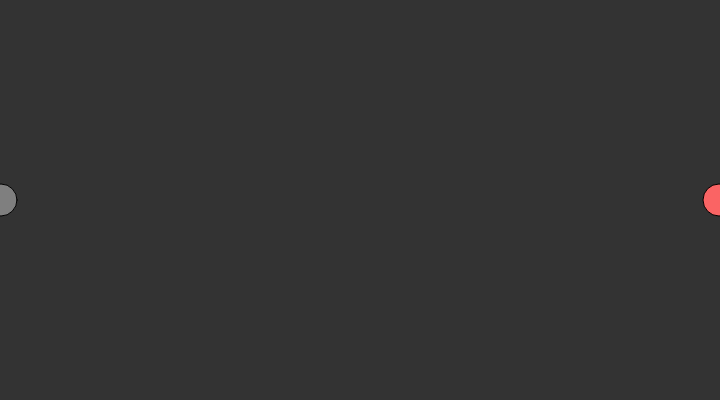
Frame 1 (no input)
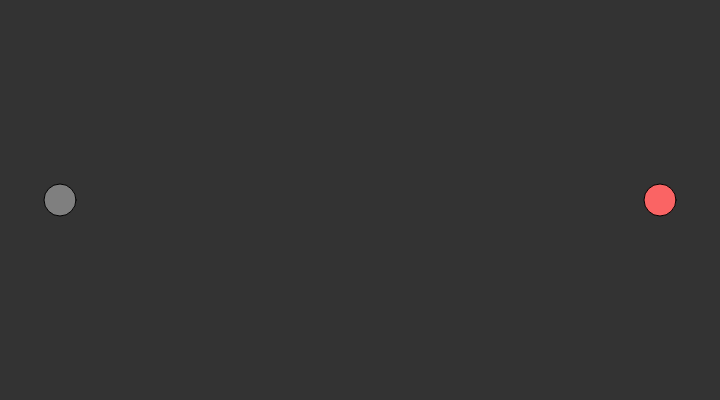
Frame 60 (no input)
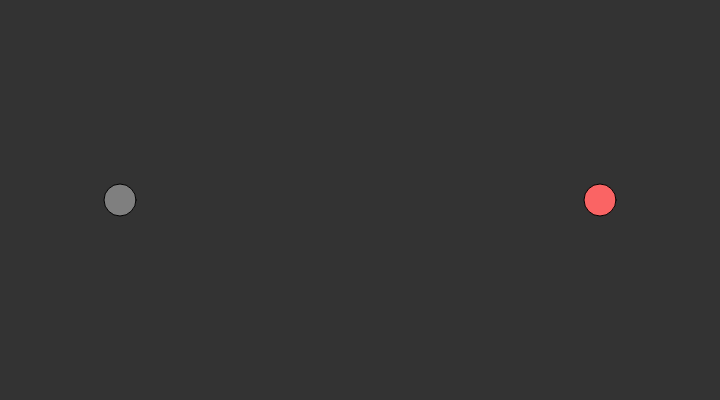
Frame 120 (the mouse pressed at the canvas centre since frame 60)

The p5.js sketch that drew these frames (run headless with seeded random() and noise() and a simulated clock; from frame 60 on, the mouse is pressed at the canvas centre):

// p5.js sketch
// ── sketch.js
let systems = [];
let repeller;
let att;

let g; // gravity
let wind;

function setup() {
  createCanvas(720, 400);
  g = createVector(0, 0.05);
  wind = createVector(0.03, -0.01);

  repeller = new Repeller(0, height / 2);
  att = new Attractor(width, height / 2);
}

function draw() {
  background(51);

  for (let s of systems) {
    s.addParticle();
    s.applyGravity(g);
    // s.applyForce(wind);
    s.applyRepeller(repeller);
    s.applyRepeller(att);
    s.run();
  }

  repeller.move(createVector(1, 0));
  repeller.show();

  att.move(createVector(-1, 0));
  att.show();
}

function mouseClicked() {
  let mPos = createVector(mouseX, mouseY);
  let system = new ParticleSystem(mPos);
  systems.push(system);
}
// ── Attractor.js
class Attractor {
  constructor(x, y)  {
    this.position = createVector(x, y);
    this.power = 200;
  }
  repel(particle) {
      // Step 1: Get the force direction.
      let force = p5.Vector.sub(this.position, particle.position);
  
      // Step 2: Get and constrain the distance.
      let distance = force.mag();
      distance = constrain(distance, 5, 50);
  
      // Step 3: Calculate the magnitude, using a power variable for G.
      let strength = this.power / (distance * distance);
  
      // Step 4: Make a vector out of the direction and magnitude.
      force.setMag(strength);
      return force;
  }
  move(velocity) {
      this.position.add(velocity);
  }

  show() {
    stroke(0);
    fill(250, 100, 100);
    circle(this.position.x, this.position.y, 32);
  }
}
// ── Particle.js
// A simple Particle class

// class Particle {
//     constructor() {
    class Particle {
        constructor(position) {
            this.acceleration = createVector(0, 0.05);
            this.velocity = createVector(random(-1, 1), random(-1, 0));
            this.position = position.copy();
            this.lifespan = 255;
        }
    
    //     }
        run() {
            this.update();
            this.display();
        }
    
    //     run() {
        update() {
            this.velocity.add(this.acceleration);
            this.position.add(this.velocity);
            this.lifespan -= 2;
        }
    
    //     }
        display() {
            stroke(200, this.lifespan);
            strokeWeight(2);
            fill(127, this.lifespan);
            ellipse(this.position.x, this.position.y, 12, 12);
        }
    
    //     update() {
        isDead() {
            return this.lifespan < 0;
        }
    }
    
    

// ── ParticleSystems.js
class ParticleSystem {
    constructor(position) {
        this.origin = position.copy();
        this.particles = [];
    }

    addParticle() {
        this.particles.push(new Particle(this.origin));
    }

    applyGravity(g) {
       this.applyForce(g);
    }
    applyForce(force) {
        for (let p of this.particles) {
            p.applyForce(force);
        }
    }

    applyRepeller(repeller) {
        for (let particle of this.particles) {
          let force = repeller.repel(particle);
          particle.applyForce(force);
        }
    }
    
    run() {
        for (let i = this.particles.length-1; i >= 0; i--) {
            let p = this.particles[i];
            p.run();
            if (p.isDead()) {
              this.particles.splice(i, 1);
            }
          }
    }
}
// ── Repeller.js
class Repeller {

  constructor(x, y)  {
    this.position = createVector(x, y);
    this.power = 200;
  }
  repel(particle) {
      // Step 1: Get the force direction.
      let force = p5.Vector.sub(this.position, particle.position);

      // Step 2: Get and constrain the distance.
      let distance = force.mag();
      distance = constrain(distance, 5, 50);

      // Step 3: Calculate the magnitude, using a power variable for G.
      let strength = -1 * this.power / (distance * distance);

      // Step 4: Make a vector out of the direction and magnitude.
      force.setMag(strength);
      return force;
  }
  move(velocity) {
      this.position.add(velocity);
  }

  show() {
    stroke(0);
    fill(127);
    circle(this.position.x, this.position.y, 32);
  }
}
